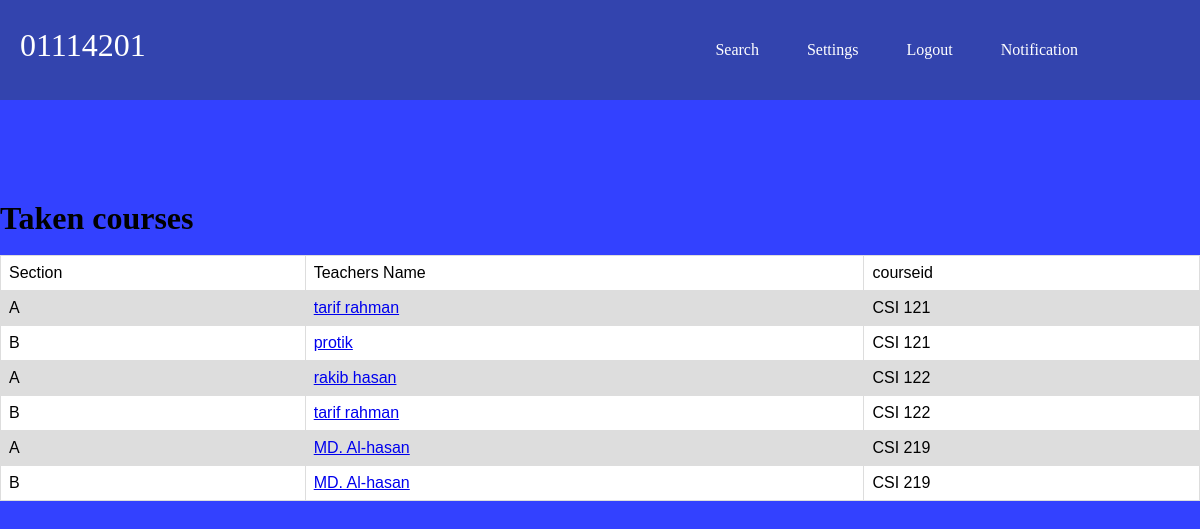
The page /studenthome.php (signed in) on the database its author committed.
### tables this page shows
CREATE TABLE `choose` (
  `course_id` varchar(15) NOT NULL,
  `sec_id` varchar(15) NOT NULL,
  `semister` varchar(10) NOT NULL,
  `s_id` varchar(10) NOT NULL
);

### studenthome.php (the view, shortened to what this page needs)
<!DOCTYPE html>
<html>
<head>
	<link href="style.css" rel="stylesheet" type="text/css"/>
</head>
<body>
<body style="background-color: #3341FF;">
	<div id="div1">
		<div id="div2">
        <div class="wrapper">
			<header>
				<h1><?php echo $user=$_SESSION['username']; ?></h1>
				<nav>
					<ul>
						<li><a href="search1.php">Search</a></li>
						<li><a href="user_settings.php">Settings</a></li>
						<li><a href="logout.php">Logout</a></li>
						<li><a href="snotification.php">Notification</a>  </li>
					</ul>
				</nav>
			</header>
		</div>
		</div>
		<div class="middle">
				<h1>Taken courses</h1>
				<br>
				<div class="table">
				<table style="width:100%">
					 <tr>
	                     <td> Section</td>
	                     <td> Teachers Name</td>
	                     <td> courseid</td>
	                </tr>
				<?php
				$db_host="localhost";
			    $db_username="root";
			    $db_password="";
			    $db_name="teacher-studentportal";
			    $data=mysqli_connect($db_host,$db_username,$db_password,$db_name);
				$sqlcourse = "SELECT course_id FROM choose where s_id='".$_SESSION['username']."'";
				$result =mysqli_query($data,$sqlcourse);
				while($row=mysqli_fetch_array($result))
				{
					$courseid=$row['course_id'];
					$a=$row['course_id'];
					echo "<ol type='1'>";
        				$sqlteacher = "SELECT * FROM section natural join takes NATURAL JOIN teacher WHERE course_id='$courseid'";
						$res =mysqli_query($data,$sqlteacher);
						while($row=mysqli_fetch_array($res))
						{
							?>
		    	           <tr>
							<td><?php echo $row['sec_name'];?></td>
							<?php echo "<td><a href=\"studentview.php?tid=".$row['t_id']."&courseid=".$row['sec_id']."\" >"?> <?php echo $row['t_name'];?> <?php echo "</a> </td>"; ?>
							<td><?php echo $a;?></td>
						  </tr>
							<?php
							}
							?>
						<?php
				}
				?>
				</table>
						</div>
				</div>
				</div>
</body>
</html>

### style.css (style rules this page uses)
ul { list-style-type:none; }
* { padding: 0px; margin: 0px; }
#div1 { width: 100%; height: 666px; background-repeat: no-repeat; }
#div2 { background-color: rgba(52, 73, 94, 0.5); height: 100px; width: 100%; line-align: 90px; line-height: 90px; }
#div2 h1 { float:left; font-weight:400; color:white; cursor:pointer; margin-left: 20px; }
#div2 ul { float:right; position: relative; margin-right:100px; line-height: 55px; }
#div2 ul li { list-style-type:none; display: inline-block; }
#div2 ul li a { padding: 22px; text-decoration: none; color: white; display: block; }

### studenthome.php (style rules this page uses)
table { background-color: #fff; font-family: arial, sans-serif; border-collapse: collapse; width: 100%; }
td, th { border: 1px solid #dddddd; text-align: left; padding: 8px; }
tr:nth-child(even) { background-color: #dddddd; }

### rows shown on the page
choose: sec_name "A", t_name "tarif rahman", course "CSI 121", sec_name "B", t_name "protik"
choose: sec_name "A", t_name "rakib hasan", course "CSI 122", sec_name "B", t_name "tarif rahman"
choose: sec_name "A", t_name "MD. Al-hasan", course "CSI 219", sec_name "B"

### other values the page prints
$user=$_SESSION['username'] "01114201"
